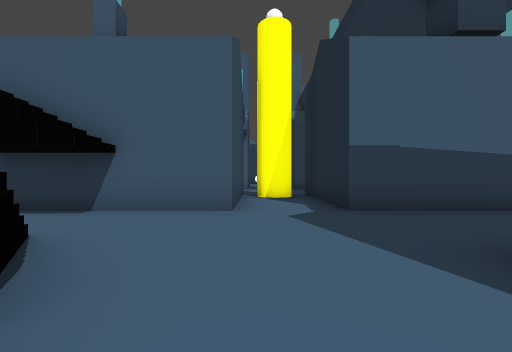
[1] (above)

24 first-person views from a walk through a scene from a Unity 3-D project. The camera is 1.2 m above the floor, looks level and sees 90° across. The floor is counted in squares, 2 m on a side. Each view is taken from the middle of a square. On the plan, view 1 faces up. The plan holds only what a view shows up to about 9 squares ahead; the rest is blank. The place goes on beyond the plan. Some animated figures are not drawn. Door leaves are left out, so doorways stand open. Some surface patterns are stand-ins.

[2]
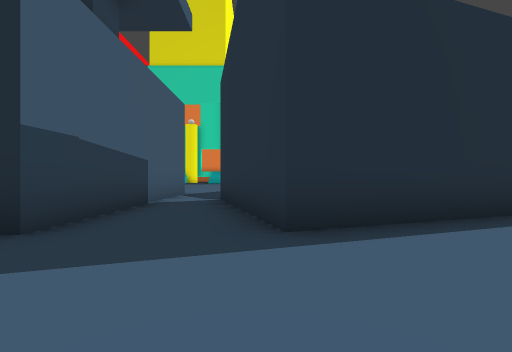

[3]
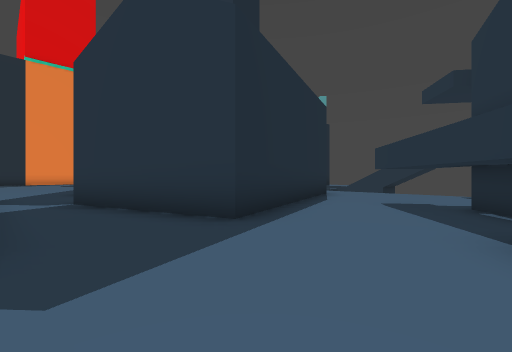

[4]
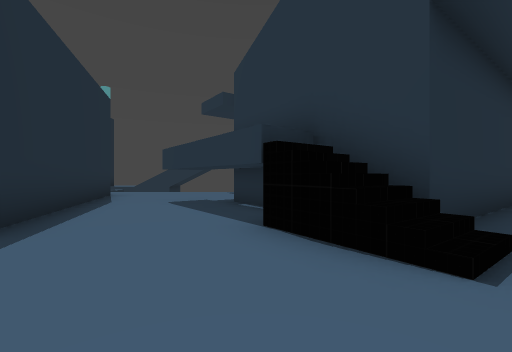

[5]
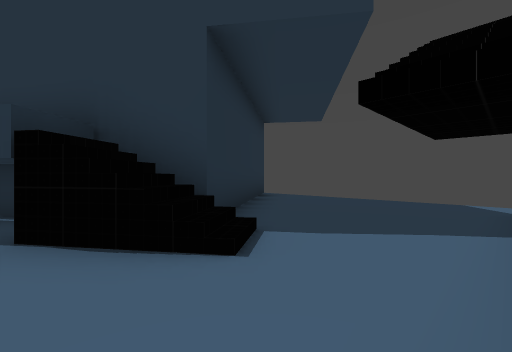

[6]
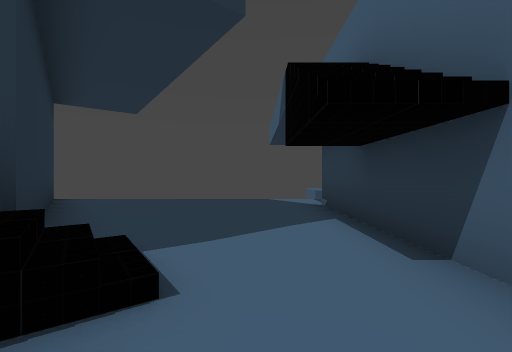

[7]
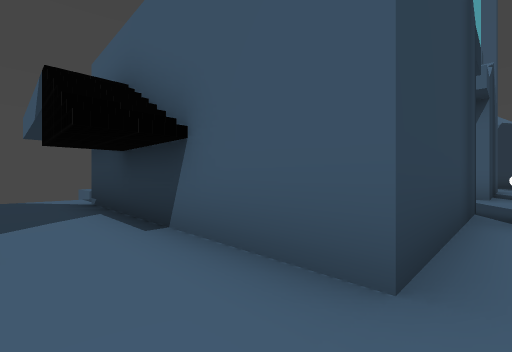

[8]
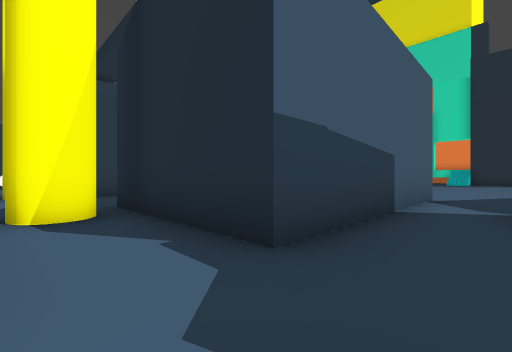

[9]
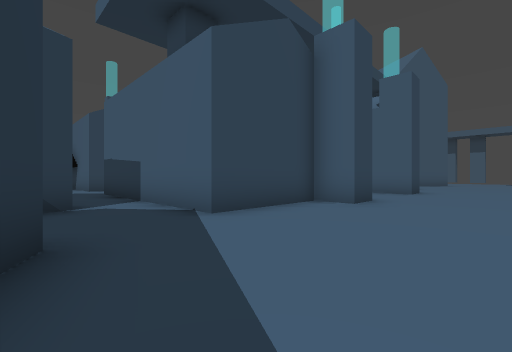

[10]
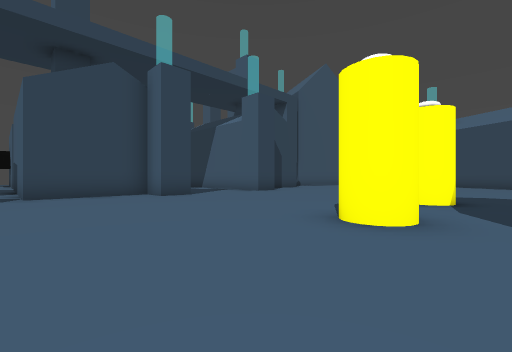

[11]
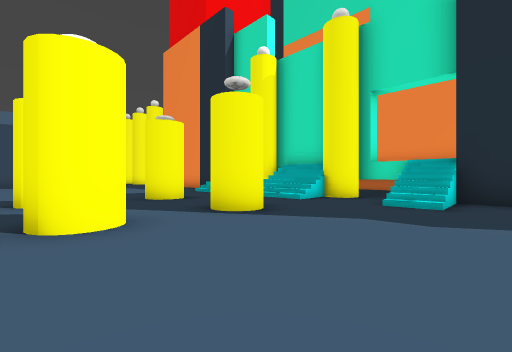

[12]
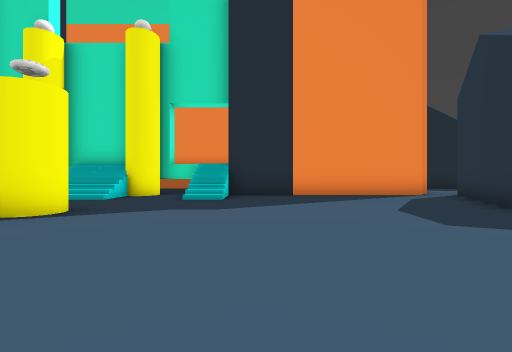

[13]
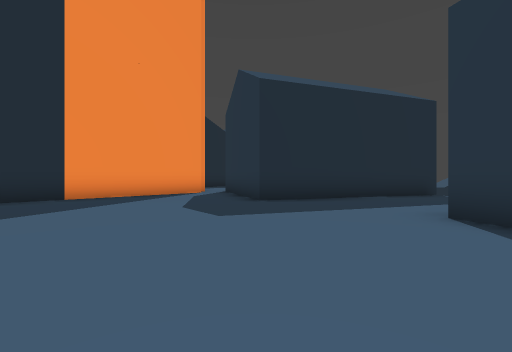

[14]
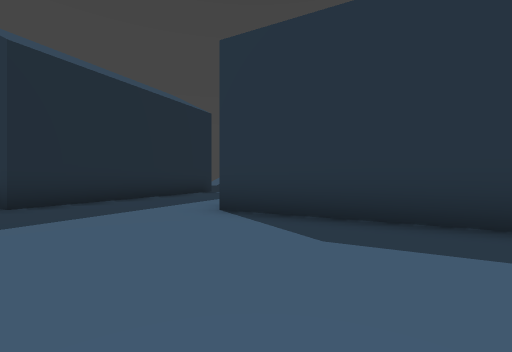

[15]
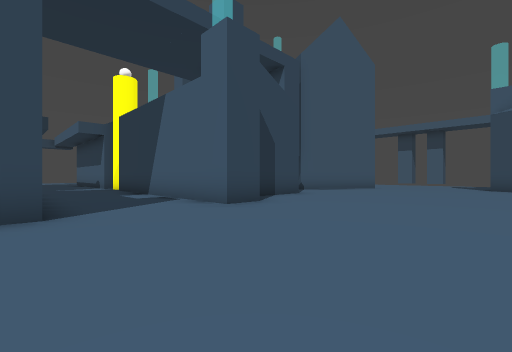

[16]
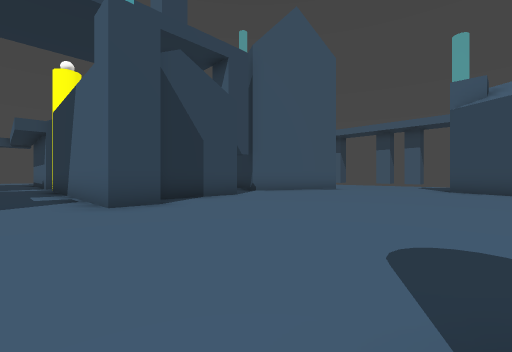

[17]
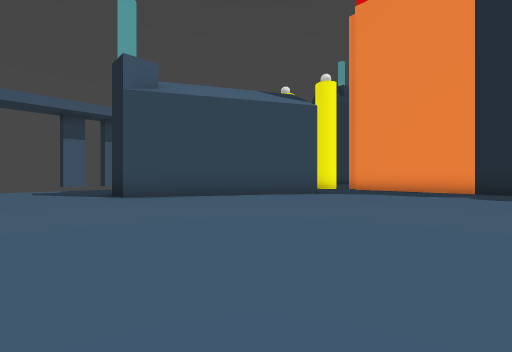

[18]
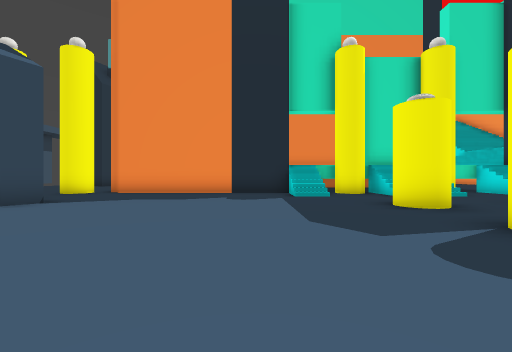

[19]
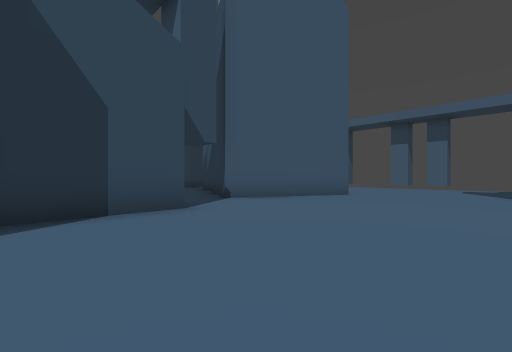

[20]
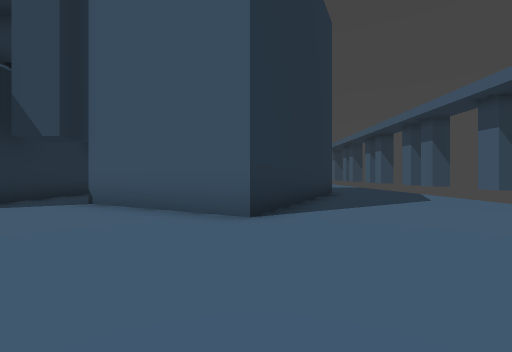

[21]
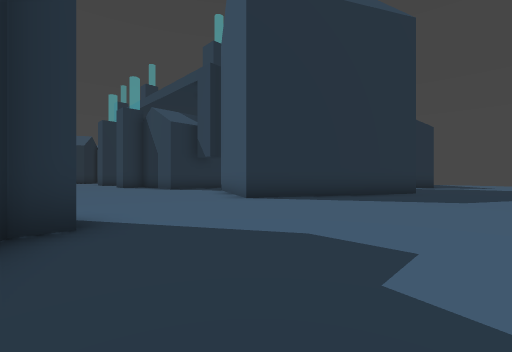

[22]
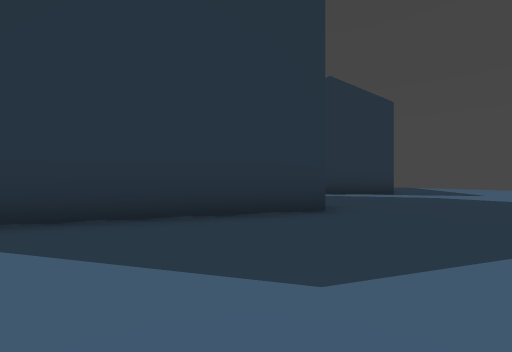

[23]
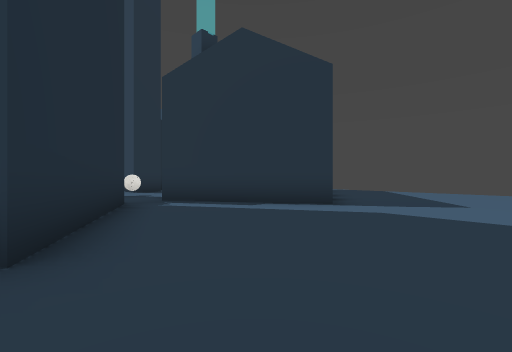

[24]
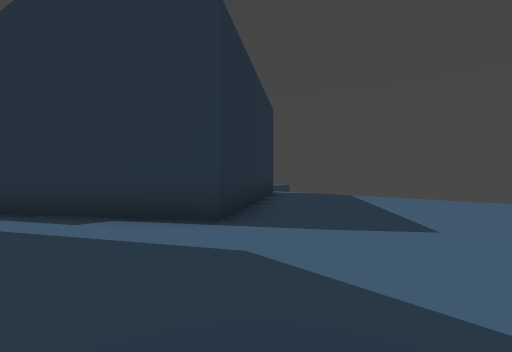

### Floor plan
Key: @ floor where view 1 was taken; # wall or solid block; x gap in a wall; . floor; / step, stairs or slope; D open door; v drop or lower ground; H house; P pillar; T thing the floor can be seen under or through; K key; O other object.
Columns run from 8 left of view 1 to 22 right of it. Each row starts with its distance up from view 1.
 26 v.....................
 25 v.....................
 24 v.....................
 23 v.....H....HH........H
 22 v...HHHH..H HHH......HHH
 21  ..H   H..H    HH.....HHH   ..
 20  HH    PHH     HH......HHHH..#
 19         ..     H.........HH..#
 18        .K    HH..............#
 17        ..    ................#
 16             .................#
 15        H.  HHHHH.............#
 14        O.      H.............#
 13        H. HH   H............/#
 12        H# HHHHHH#...........//
 11        .. ............OO.O...#
 10         . .............O.O../##
  9         ....................//#
  8         x#H     #.....OO.O../##
  7        H.#H    H.......O.O...##
  6     PP H..H    H............/.D
  5   HHHHHH..HHHHHH............/xD
  4 v............................#
  3 v............H...............#
  2 v..... ....HH H.HH...........#
  1 v....HHT..H       HH.........#
  0 v...H HT@..H       HHH.......#
 -1 v.HH  HTT..H         H...HH..##
 -2 HH     HTT.H          ...HHHHH#
 -3         ....H         ..HHH
 -4         ....H         ..HHH
 -5         .....         .HHH
 -6                        HH

Positions as (right, up) in squares from view 1, and headings:
1: (0, 0), facing up
2: (-1, 2), facing right
3: (-1, 4), facing down-right
4: (-1, 4), facing down
5: (-1, 4), facing down-left
6: (-1, 3), facing left
7: (0, 3), facing up-left
8: (0, 3), facing up-right
9: (11, 2), facing up-left
10: (16, 4), facing up-left
11: (14, 4), facing up-right
12: (13, 4), facing right
13: (13, 4), facing down-right
14: (13, 4), facing down
15: (13, 8), facing up-left
16: (14, 10), facing up-left
17: (10, 14), facing up-right
18: (12, 14), facing right
19: (12, 13), facing up-left
20: (12, 21), facing left
21: (13, 26), facing down-left
22: (7, 26), facing down-left
23: (3, 26), facing down-left
24: (0, 26), facing down-left
